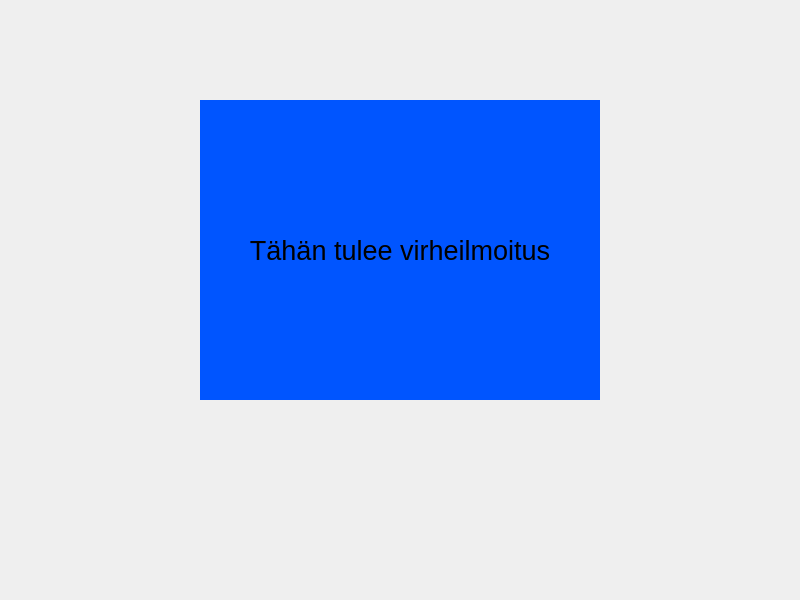
<?xml version="1.0" encoding="UTF-8"?>
<ui version="4.0">
 <class>LoginWindow</class>
 <widget class="QWidget" name="LoginWindow">
  <property name="geometry">
   <rect>
    <x>0</x>
    <y>0</y>
    <width>800</width>
    <height>600</height>
   </rect>
  </property>
  <property name="minimumSize">
   <size>
    <width>800</width>
    <height>600</height>
   </size>
  </property>
  <property name="maximumSize">
   <size>
    <width>800</width>
    <height>600</height>
   </size>
  </property>
  <property name="windowTitle">
   <string>Form</string>
  </property>
  <property name="styleSheet">
   <string notr="true"/>
  </property>
  <widget class="QStackedWidget" name="stackedWidget">
   <property name="enabled">
    <bool>true</bool>
   </property>
   <property name="geometry">
    <rect>
     <x>0</x>
     <y>0</y>
     <width>800</width>
     <height>600</height>
    </rect>
   </property>
   <property name="styleSheet">
    <string notr="true"/>
   </property>
   <property name="currentIndex">
    <number>1</number>
   </property>
   <widget class="QWidget" name="page">
    <widget class="QWidget" name="formLayoutWidget">
     <property name="geometry">
      <rect>
       <x>210</x>
       <y>180</y>
       <width>361</width>
       <height>141</height>
      </rect>
     </property>
     <layout class="QFormLayout" name="formLayout">
      <item row="0" column="0">
       <widget class="QLabel" name="labelID">
        <property name="text">
         <string>ID</string>
        </property>
       </widget>
      </item>
      <item row="0" column="1">
       <widget class="QLineEdit" name="idEdit">
        <property name="styleSheet">
         <string notr="true">qApp-&gt;setStyleSheet(&quot;QLineEdit { background-color: yellow }&quot;);</string>
        </property>
       </widget>
      </item>
      <item row="1" column="0">
       <widget class="QLabel" name="labelPIN">
        <property name="text">
         <string>PIN</string>
        </property>
       </widget>
      </item>
      <item row="1" column="1">
       <widget class="QLineEdit" name="pinEdit"/>
      </item>
      <item row="2" column="1">
       <widget class="QPushButton" name="loginButton">
        <property name="text">
         <string>Login</string>
        </property>
       </widget>
      </item>
     </layout>
    </widget>
    <widget class="QLabel" name="labelWelcome">
     <property name="geometry">
      <rect>
       <x>160</x>
       <y>80</y>
       <width>491</width>
       <height>51</height>
      </rect>
     </property>
     <property name="text">
      <string>banksimul</string>
     </property>
     <property name="alignment">
      <set>Qt::AlignCenter</set>
     </property>
    </widget>
   </widget>
   <widget class="QWidget" name="page_2">
    <widget class="QLabel" name="labelErrorMsg">
     <property name="enabled">
      <bool>true</bool>
     </property>
     <property name="geometry">
      <rect>
       <x>200</x>
       <y>100</y>
       <width>400</width>
       <height>300</height>
      </rect>
     </property>
     <property name="font">
      <font>
       <pointsize>20</pointsize>
      </font>
     </property>
     <property name="styleSheet">
      <string notr="true">background: rgb(0, 85, 255);</string>
     </property>
     <property name="text">
      <string>Tähän tulee virheilmoitus</string>
     </property>
     <property name="alignment">
      <set>Qt::AlignCenter</set>
     </property>
    </widget>
   </widget>
  </widget>
 </widget>
 <resources/>
 <connections/>
</ui>
